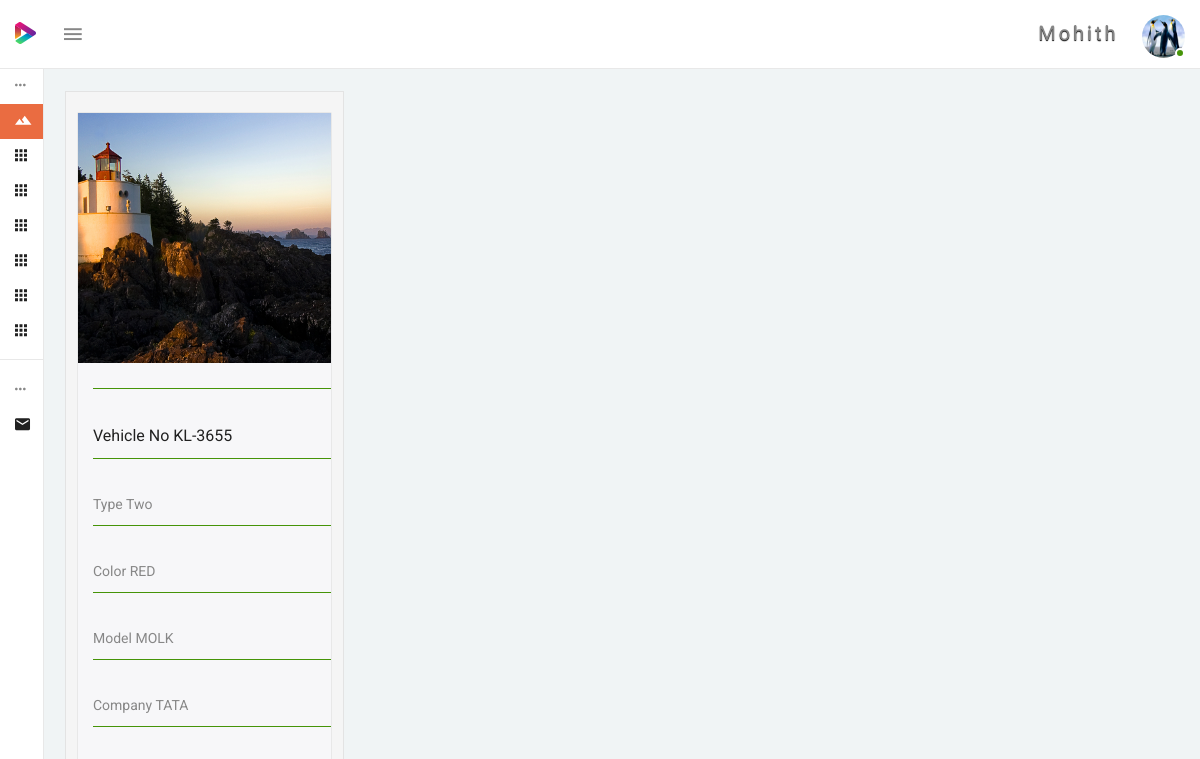
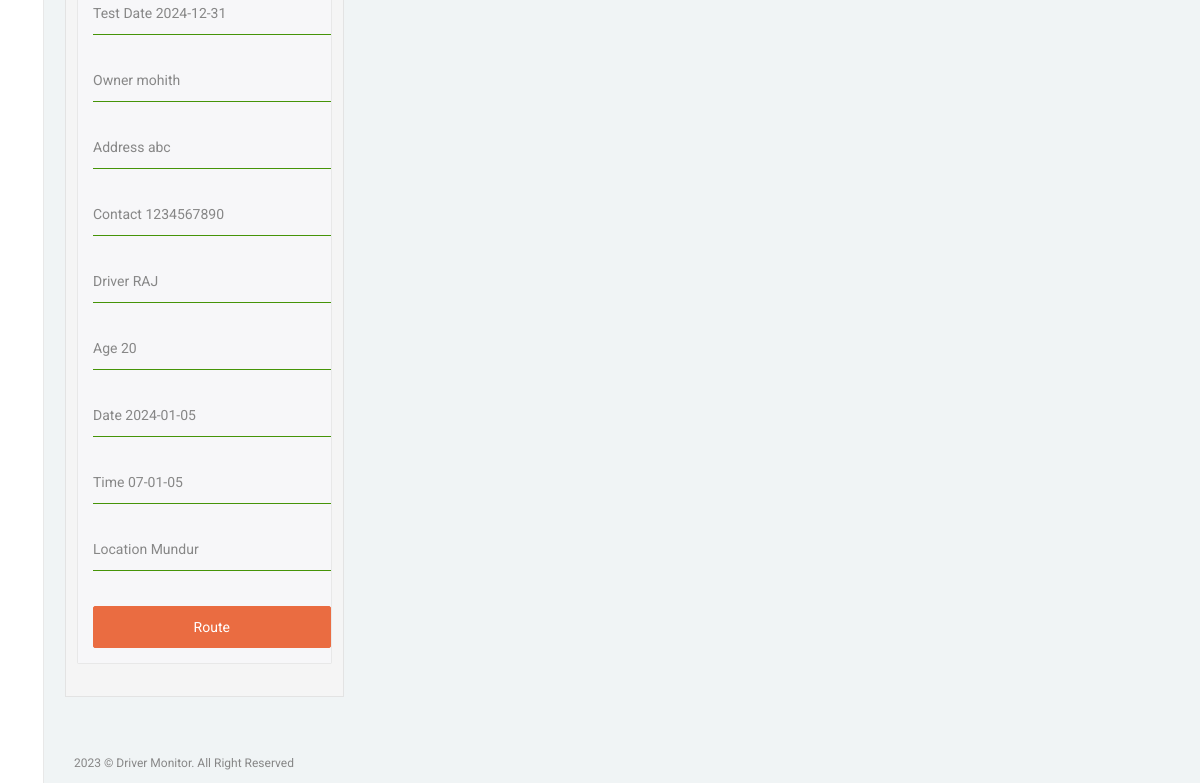
Before: /rto/index.php (signed in) with the older database file (2 pictures, top to bottom).
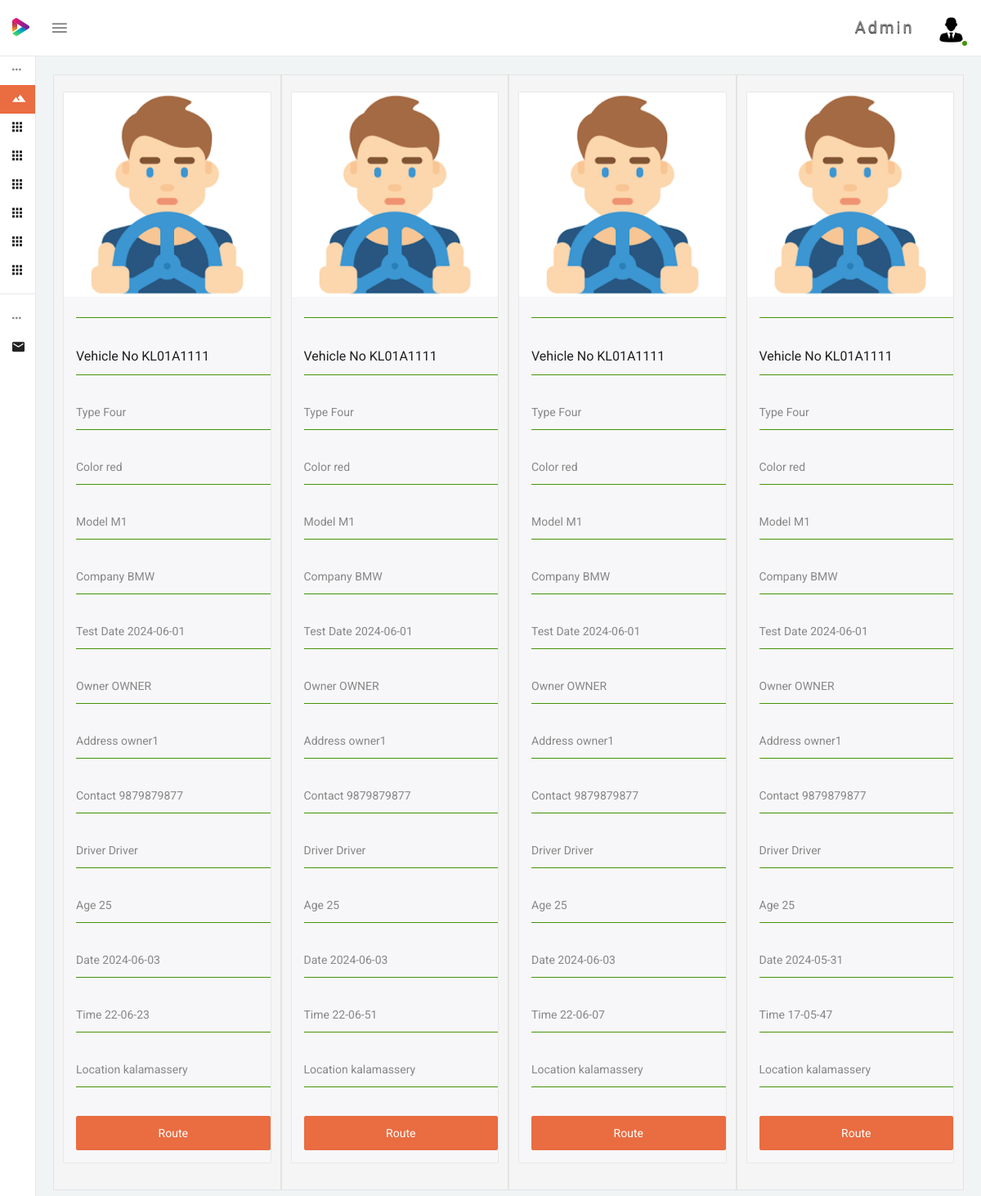
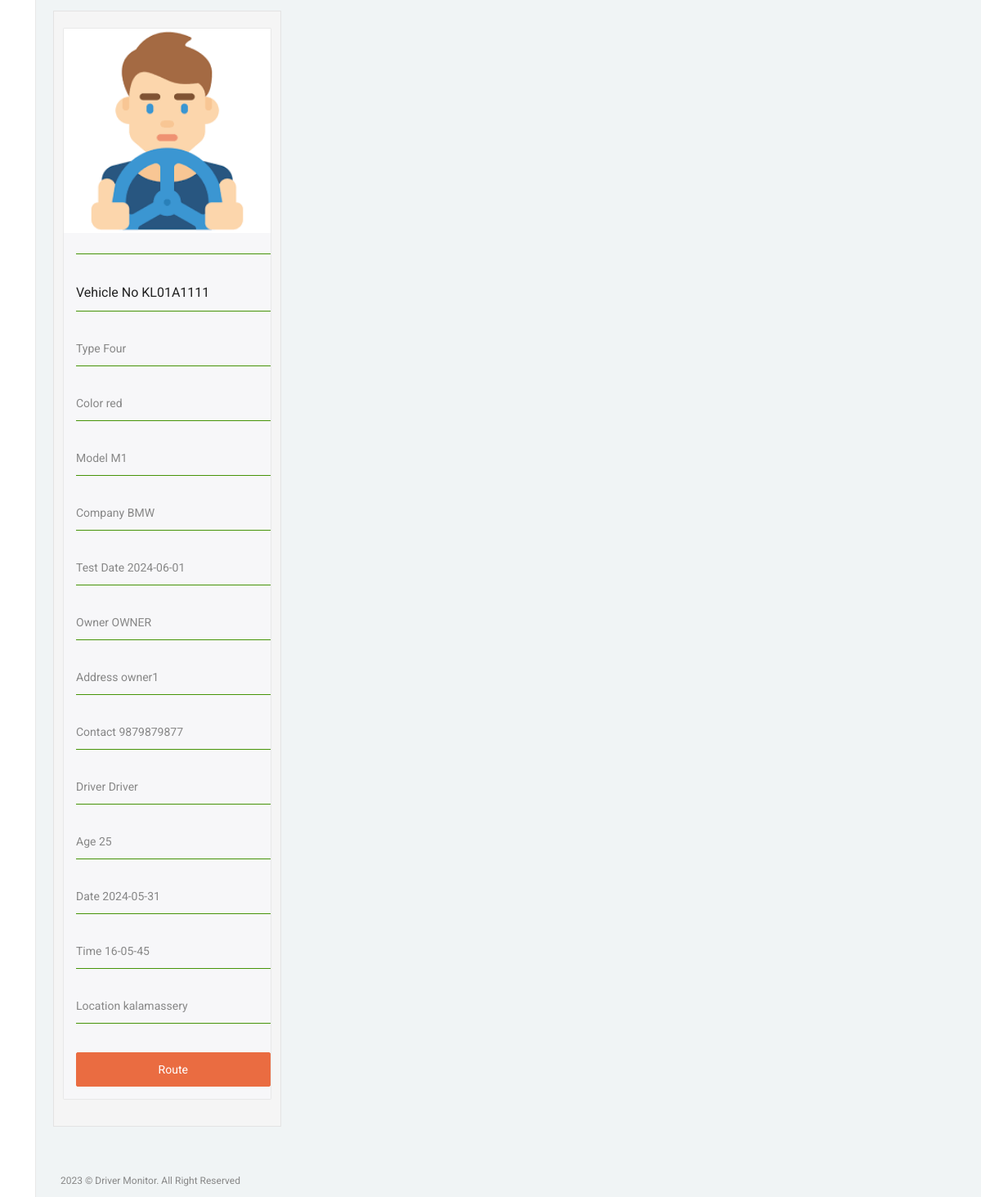
After: the same page with the newer database file (2 pictures, top to bottom).
### tables this page shows
CREATE TABLE `users` (
  `user_id` bigint(21) NOT NULL,
  `Log_Id` varchar(255) DEFAULT NULL,
  `name` varchar(255) DEFAULT NULL,
  `cntno` varchar(200) DEFAULT NULL,
  `email` text DEFAULT NULL,
  `password` text DEFAULT NULL,
  `photo` text DEFAULT NULL,
  `addrs` text NOT NULL,
  `age` varchar(200) NOT NULL,
  `sex` varchar(200) NOT NULL,
  `date` date NOT NULL,
  `user_type` varchar(200) NOT NULL,
  `OLog_Id` varchar(200) NOT NULL,
  `lno` varchar(200) NOT NULL,
  `ldate` date NOT NULL,
  `vno` varchar(200) NOT NULL,
  `ulocation` varchar(200) NOT NULL
);

CREATE TABLE `alert` (
  `alt_id` int(11) NOT NULL,
  `OLog_Id` varchar(200) NOT NULL,
  `DLog_Id` varchar(200) NOT NULL,
  `vno` varchar(200) NOT NULL,
  `vtype` varchar(200) NOT NULL,
  `vmdl` varchar(200) NOT NULL,
  `vcolor` varchar(200) NOT NULL,
  `cmpny` varchar(200) NOT NULL,
  `tdate` date NOT NULL,
  `oname` varchar(200) NOT NULL,
  `oaddrs` text NOT NULL,
  `ocntno` varchar(200) NOT NULL,
  `dname` varchar(200) NOT NULL,
  `dage` varchar(200) NOT NULL,
  `date` date NOT NULL,
  `atime` varchar(200) NOT NULL,
  `photo` text NOT NULL,
  `location` varchar(200) NOT NULL,
  `ulocation` varchar(200) NOT NULL
);

### rto/index.php (the view, shortened to what the changed rows need)
<?php
	include('../db_connect/db.php');
?>
<!DOCTYPE html>
<html lang="en">
<head>
	<?php include("include\css.php");?>
</head>
<body>
    <div class="wrapper theme-1-active pimary-color-red">
			<?php include("include\menu.php");?>
		<div class="page-wrapper">
            <div class="container-fluid pt-25">
					<?php
                        $result = $db->prepare("select * from alert order by alt_id desc limit 5");
                        $result->execute();
                        for($i=0; $rows = $result->fetch(); $i++)
                        {
							$alt_id = $rows['alt_id'];
						?>
                    <div class="col-lg-3 col-md-4 col-sm-12 col-xs-12 well">
						<div class="panel panel-default card-view pa-0">
							<div class="panel-wrapper collapse in">
								<div class="panel-body pa-0">
									<article class="col-item">
										<div class="photo">
											<a href="javascript:void(0);"> <img src="../photos/<?php echo $rows['photo'] ?>" class="img-responsive" style="width:400px; height:250px;" /> </a>
										</div>
										<div class="info">
                                        	<hr>
											<h6>Vehicle No <?php echo $rows['vno'];?></h6>
                                            <hr>
											<div class="product-rating inline-block">
												Type <?php echo $rows['vtype'];?>
											</div>
											<hr>
                                            <div class="product-rating inline-block">
												Color <?php echo $rows['vcolor'];?>
											</div>
											<hr>
                                             <div class="product-rating inline-block">
												Model <?php echo $rows['vmdl'];?>
											</div>
											<hr>
											<div class="product-rating inline-block">
												Company <?php echo $rows['cmpny'];?>
											</div>
											<hr>
											<div class="product-rating inline-block">
												Test Date <?php echo $rows['tdate'];?>
											</div>
                                            <hr>
											<div class="product-rating inline-block">
												Owner <?php echo $rows['oname'];?>
											</div>
											<hr>
                                            <div class="product-rating inline-block">
												Address <?php echo $rows['oaddrs'];?>
											</div>
											<hr>
                                            <div class="product-rating inline-block">
												Contact <?php echo $rows['ocntno'];?>
											</div>
											<hr>
                                             <div class="product-rating inline-block">
												Driver <?php echo $rows['dname'];?>
											</div>
											<hr>
                                            <div class="product-rating inline-block">
												Age <?php echo $rows['dage'];?>
											</div>
											<hr>
                                            <div class="product-rating inline-block">
												Date <?php echo $rows['date'];?>
											</div>
											<hr>
                                             <div class="product-rating inline-block">
												Time <?php echo $rows['atime'];?>
											</div>
                                            <hr>
                                            <div class="product-rating inline-block">
												Location <?php echo $rows['location'];?>
											</div>
											<hr>
											 <a href="emergency_alert.php<?php echo '?alt_id='.$alt_id; ?>" class="btn btn-block btn-danger">Route</a>
										</div>
									</article>
								</div>
							</div>
						</div>
					</div>
						<?php }?>
		</div>
    </div>
</body>
</html>

### rto/include/menu.php (shortened to what the changed rows need)
<?php
	$puser_id=$_SESSION['SESS_ADMIN_ID'];
	$qry_user = $db->prepare("SELECT * FROM users WHERE Log_Id = '$puser_id'");
	$qry_user->execute();
	$rows_user = $qry_user->fetch();
	$fname = $rows_user['name'];
	$photo = $rows_user['photo'];
	?>
<nav class="navbar navbar-inverse navbar-fixed-top">
    <div id="mobile_only_nav" class="mobile-only-nav pull-right">
      <ul class="nav navbar-right top-nav pull-right">
            <li class="dropdown auth-drp">
                <a href="#" class="dropdown-toggle pr-0" data-toggle="dropdown">
                <spam style="padding-right:20px; font-size:20px; text-shadow:0px 1px 1px black; letter-spacing:3px;"><?php echo $fname;?></spam> <img src="../photos/<?php echo $photo;?>" alt="user_auth" class="user-auth-img img-circle"/>
                <span class="user-online-status"></span></a>
            </li>
      </ul>
    </div>
</nav>

Changed rows visible on the page:
no longer on this page (row unchanged): alert: photo (picture), vno "KL-3655", vtype "Two", vcolor "RED", vmdl "MOLK", cmpny "TATA", tdate "2024-12-31", oname "mohith", oaddrs "abc", ocntno "1234567890", dname "RAJ", dage "20", date "2024-01-05", atime "07-01-05", location "Mundur"
changed users: name "Mohith" → "Admin"; photo: a different picture
added alert: photo (picture), vno "KL01A1111", vtype "Four", vcolor "red", vmdl "M1", cmpny "BMW", tdate "2024-06-01", oname "OWNER", oaddrs "owner1", ocntno "9879879877", dname "Driver", dage "25", date "2024-06-03", atime "22-06-23", location "kalamassery"
added alert: photo (picture), vno "KL01A1111", vtype "Four", vcolor "red", vmdl "M1", cmpny "BMW", tdate "2024-06-01", oname "OWNER", oaddrs "owner1", ocntno "9879879877", dname "Driver", dage "25", date "2024-06-03", atime "22-06-51", location "kalamassery"
added alert: photo (picture), vno "KL01A1111", vtype "Four", vcolor "red", vmdl "M1", cmpny "BMW", tdate "2024-06-01", oname "OWNER", oaddrs "owner1", ocntno "9879879877", dname "Driver", dage "25", date "2024-06-03", atime "22-06-07", location "kalamassery"
added alert: photo (picture), vno "KL01A1111", vtype "Four", vcolor "red", vmdl "M1", cmpny "BMW", tdate "2024-06-01", oname "OWNER", oaddrs "owner1", ocntno "9879879877", dname "Driver", dage "25", date "2024-05-31", atime "17-05-47", location "kalamassery"
added alert: photo (picture), vno "KL01A1111", vtype "Four", vcolor "red", vmdl "M1", cmpny "BMW", tdate "2024-06-01", oname "OWNER", oaddrs "owner1", ocntno "9879879877", dname "Driver", dage "25", date "2024-05-31", atime "16-05-45", location "kalamassery"
